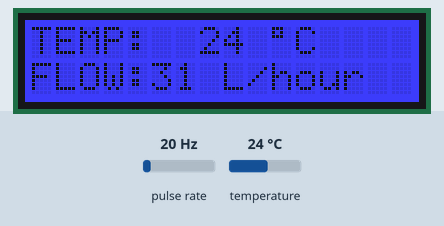
Simulated run of this sketch. Board: Arduino Uno, built with avr-gcc and run on an emulated ATmega328P. Shown: 16×2 character LCD. Wiring (inferred from the names in the program): pulse sensor: data pin 2. The inputs (shaded band) are chosen by the test bench; at power-on: temperature 24 °C, pulse rate 20 Hz. What the sketch prints to the serial monitor is not drawn.

Above: at 1.2 s.
1.3 s: temperature set to 28 °C
At 2.4 s:
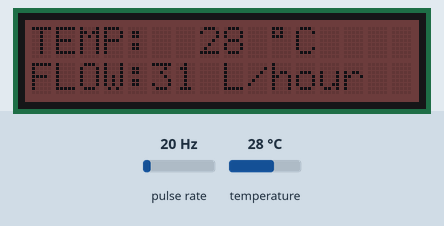
3.5 s: temperature set to 3 °C
At 5.2 s:
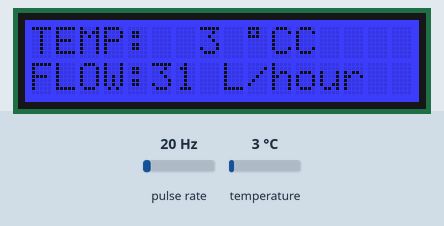
5.5 s: pulse rate (sensor on pin 2) set to 196 Hz
At 8.2 s:
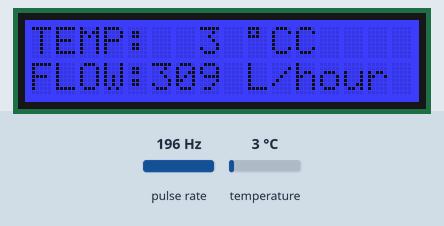
8.5 s: pulse rate (sensor on pin 2) set to 4 Hz
At 10.5 s:
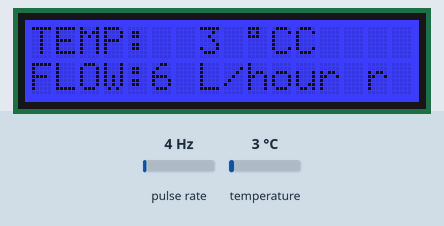
11.5 s: temperature set to 12 °C
At 12.4 s:
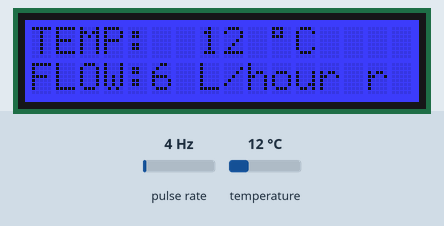
13.5 s: temperature set to 33 °C
At 15.2 s:
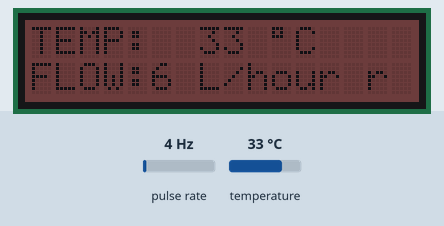
Timing chart, 0 to 16.5 s (numbered marks = the images above; inputs shaded):
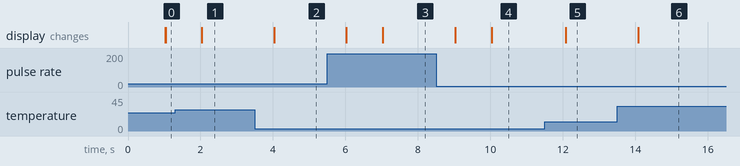

Measured:
- after the input at 1.3 s, the display: changes after 0.74 s (image 1)
- after the input at 3.5 s, the display: changes after 0.54 s (image 2)
- after the input at 5.5 s, the display: first changes after 0.53 s (image 3 shows a later state)
- after the input at 8.5 s, the display: first changes after 0.53 s (image 4 shows a later state)
- after the input at 11.5 s, the display: changes after 0.57 s (image 5)
- after the input at 13.5 s, the display: changes after 0.57 s (image 6)

The sketch:

YF-S402B_DS18B20.ino
```cpp
#include <OneWire.h>
#include "rgb_lcd.h"

rgb_lcd lcd; //new object
OneWire ds(3);  //new object pin 3

// set color lcd
const int colorR = 0;
const int colorG = 0;
const int colorB = 255;

int temperature = 0;


uint32_t myTimer_TEMP; //timer to temperature 1second
uint32_t myTimer_FLOW; //timer to flowe 1 second


volatile int flow_frequency; // Measures flow sensor pulses
unsigned int l_hour; // Calculated litres/hour
unsigned char flowsensor = 2; // Sensor Input

void flow () // Interrupt function
{
   flow_frequency++; //couner to pulses from flowe sensor
}
void setup()
{
   pinMode(flowsensor, INPUT); //pin 2
   digitalWrite(flowsensor, HIGH); // Optional Internal Pull-Up
   Serial.begin(9600);
   attachInterrupt(0, flow, RISING); // Setup Interrupt

   // set up the LCD's number of columns and rows:
   lcd.begin(16, 2);
   lcd.setRGB(colorR, colorG, colorB);
}

int detectTemperature(){

  byte data[2]; //2 byte

  ds.reset(); //reset data from temp SENSOR
  ds.write(0xCC); //skip looking for address , we have 1 sensor 1 wire only
  ds.write(0x44);// measure the temperature only

  if (millis() - myTimer_TEMP >= 1000)//wait for 1 sec
  {
    myTimer_TEMP = millis();
    ds.reset(); //reset data from temp SENSOR
    ds.write(0xCC);
    ds.write(0xBE); //send data from sensor temp
    //data from sensor 2 byte
    data[0] = ds.read(); // READ AND WRITE data to low byte
    data[1] = ds.read(); //READ AND WRITE data to HIGH byte

    // get data from temp sensor
    temperature = (data[1] << 8) + data[0];
    temperature = temperature >> 4;
    Serial.println(temperature);
  }
}

void loop ()
{
   detectTemperature();

   // set the cursor to column 0, line 0

    lcd.setCursor(0, 0);
    lcd.print("TEMP:  ");
    lcd.print(temperature);
    lcd.print(" ");
    lcd.print((char)223);
    lcd.print("C");

    if (temperature > 25 ) //change collor of LCD
        {
        lcd.setRGB(64,0,0);
        }
    else
        {
        lcd.setRGB(0,0,255);
        }

   // Every second, calculate and print litres/hour
   if(millis() - myTimer_FLOW >= 1000)
   {
     myTimer_FLOW = millis();// Updates Time
      // Pulse frequency (Hz) = 38Q, Q is flow rate in L/min. YF-S402B
      l_hour = (flow_frequency * 60 / 38); // (Pulse frequency x 60 min) / 38 Q = flowrate in L/hour
      flow_frequency = 0; // Reset Counter
      Serial.print(l_hour, DEC); // Print litres/hour
      Serial.println(" L/hour");
      lcd.setCursor(0, 1);
      lcd.print("FLOW:");
      lcd.print(l_hour);
      lcd.print(" L/hour ");
   }
}
```
